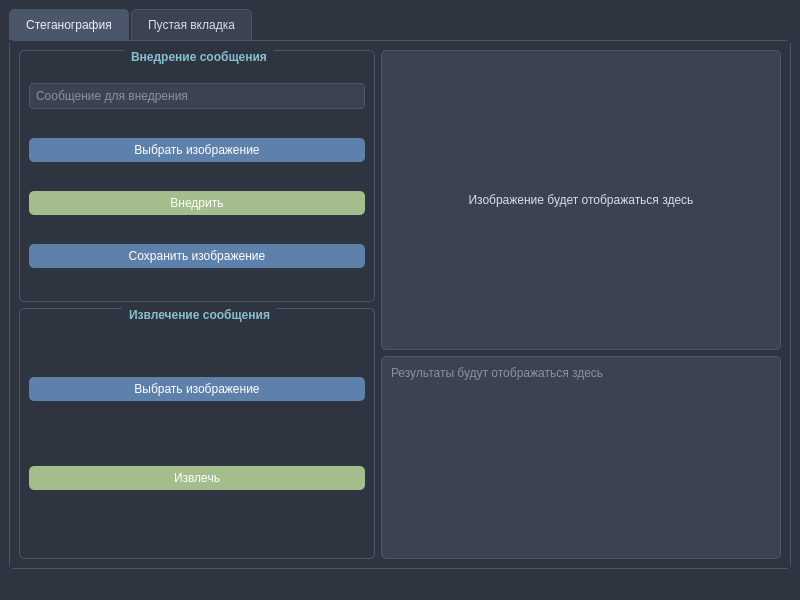
<?xml version="1.0" encoding="UTF-8"?>
<ui version="4.0">
 <class>MainWindow</class>
 <widget class="QMainWindow" name="MainWindow">
  <property name="geometry">
   <rect>
    <x>0</x>
    <y>0</y>
    <width>800</width>
    <height>600</height>
   </rect>
  </property>
  <property name="windowTitle">
   <string>Стеганография</string>
  </property>
  <property name="styleSheet">
   <string notr="true">background-color: #2E3440;
color: #D8DEE9; </string>
  </property>
  <widget class="QWidget" name="centralwidget">
   <layout class="QVBoxLayout" name="verticalLayout">
    <item>
     <widget class="QTabWidget" name="tabWidget">
      <property name="styleSheet">
       <string notr="true">QTabWidget::pane {
    border: 1px solid #4C566A;
    background-color: #2E3440;
    border-radius: 5px;
}

QTabBar::tab {
    background-color: #3B4252;
    color: #D8DEE9;
    padding: 8px 16px;
    border-top-left-radius: 5px;
    border-top-right-radius: 5px;
    border: 1px solid #4C566A;
    border-bottom: none;
    margin-right: 2px;
}

QTabBar::tab:selected {
    background-color: #4C566A;
    color: #ECEFF4;
}

QTabBar::tab:hover:!selected {
    background-color: #434C5E;
}</string>
      </property>
      <property name="currentIndex">
       <number>0</number>
      </property>
      <widget class="QWidget" name="tabSteganography">
       <attribute name="title">
        <string>Стеганография</string>
       </attribute>
       <layout class="QVBoxLayout" name="verticalLayout_2">
        <item>
         <layout class="QHBoxLayout" name="horizontalLayout">
          <item>
           <layout class="QVBoxLayout" name="verticalLayout_3">
            <item>
             <widget class="QGroupBox" name="groupBoxEmbed">
              <property name="title">
               <string>Внедрение сообщения</string>
              </property>
              <property name="styleSheet">
               <string notr="true">QGroupBox {
    border: 1px solid #4C566A;
    border-radius: 5px;
    margin-top: 1ex;
    font-weight: bold;
    color: #88C0D0;
}

QGroupBox::title {
    subcontrol-origin: margin;
    subcontrol-position: top center;
    padding: 0 5px;
}</string>
              </property>
              <layout class="QVBoxLayout" name="verticalLayout_5">
               <item>
                <widget class="QLineEdit" name="editEmbedMessage">
                 <property name="styleSheet">
                  <string notr="true">QLineEdit {
    background-color: #3B4252;
    color: #D8DEE9;
    border: 1px solid #4C566A;
    border-radius: 4px;
    padding: 4px;
}</string>
                 </property>
                 <property name="placeholderText">
                  <string>Сообщение для внедрения</string>
                 </property>
                </widget>
               </item>
               <item>
                <widget class="QPushButton" name="btnSelectImageEmbed">
                 <property name="styleSheet">
                  <string notr="true">QPushButton {
    background-color: #5E81AC;
    color: white;
    border-radius: 5px;
    padding: 5px;
}
QPushButton:hover {
    background-color: #81A1C1;
}</string>
                 </property>
                 <property name="text">
                  <string>Выбрать изображение</string>
                 </property>
                </widget>
               </item>
               <item>
                <widget class="QPushButton" name="btnEmbed">
                 <property name="styleSheet">
                  <string notr="true">QPushButton {
    background-color: #A3BE8C;
    color: white;
    border-radius: 5px;
    padding: 5px;
}
QPushButton:hover {
    background-color: #B9D39C;
}</string>
                 </property>
                 <property name="text">
                  <string>Внедрить</string>
                 </property>
                </widget>
               </item>
               <item>
                <widget class="QPushButton" name="btnSaveImage">
                 <property name="styleSheet">
                  <string notr="true">QPushButton {
    background-color: #5E81AC;
    color: white;
    border-radius: 5px;
    padding: 5px;
}
QPushButton:hover {
    background-color: #81A1C1;
}</string>
                 </property>
                 <property name="text">
                  <string>Сохранить изображение</string>
                 </property>
                </widget>
               </item>
              </layout>
             </widget>
            </item>
            <item>
             <widget class="QGroupBox" name="groupBoxExtract">
              <property name="title">
               <string>Извлечение сообщения</string>
              </property>
              <property name="styleSheet">
               <string notr="true">QGroupBox {
    border: 1px solid #4C566A;
    border-radius: 5px;
    margin-top: 1ex;
    font-weight: bold;
    color: #88C0D0;
}

QGroupBox::title {
    subcontrol-origin: margin;
    subcontrol-position: top center;
    padding: 0 5px;
}</string>
              </property>
              <layout class="QVBoxLayout" name="verticalLayout_6">
               <item>
                <widget class="QPushButton" name="btnSelectImageExtract">
                 <property name="styleSheet">
                  <string notr="true">QPushButton {
    background-color: #5E81AC;
    color: white;
    border-radius: 5px;
    padding: 5px;
}
QPushButton:hover {
    background-color: #81A1C1;
}</string>
                 </property>
                 <property name="text">
                  <string>Выбрать изображение</string>
                 </property>
                </widget>
               </item>
               <item>
                <widget class="QPushButton" name="btnExtract">
                 <property name="styleSheet">
                  <string notr="true">QPushButton {
    background-color: #A3BE8C;
    color: white;
    border-radius: 5px;
    padding: 5px;
}
QPushButton:hover {
    background-color: #B9D39C;
}</string>
                 </property>
                 <property name="text">
                  <string>Извлечь</string>
                 </property>
                </widget>
               </item>
              </layout>
             </widget>
            </item>
           </layout>
          </item>
          <item>
           <layout class="QVBoxLayout" name="verticalLayout_4">
            <item>
             <widget class="QLabel" name="labelImage">
              <property name="minimumSize">
               <size>
                <width>400</width>
                <height>300</height>
               </size>
              </property>
              <property name="styleSheet">
               <string notr="true">QLabel {
    background-color: #3B4252;
    border: 1px solid #4C566A;
    border-radius: 5px;
}</string>
              </property>
              <property name="text">
               <string>Изображение будет отображаться здесь</string>
              </property>
              <property name="alignment">
               <set>Qt::AlignCenter</set>
              </property>
             </widget>
            </item>
            <item>
             <widget class="QTextEdit" name="textOutput">
              <property name="styleSheet">
               <string notr="true">QTextEdit {
    background-color: #3B4252;
    color: #D8DEE9;
    border: 1px solid #4C566A;
    border-radius: 5px;
    padding: 5px;
}</string>
              </property>
              <property name="readOnly">
               <bool>true</bool>
              </property>
              <property name="placeholderText">
               <string>Результаты будут отображаться здесь</string>
              </property>
             </widget>
            </item>
           </layout>
          </item>
         </layout>
        </item>
       </layout>
      </widget>
      <widget class="QWidget" name="tabEmpty">
       <attribute name="title">
        <string>Пустая вкладка</string>
       </attribute>
       <layout class="QVBoxLayout" name="verticalLayout_7">
        <item>
         <widget class="QLabel" name="labelEmpty">
          <property name="styleSheet">
           <string notr="true">QLabel {
    color: #D8DEE9;
    font-size: 16pt;
    font-weight: bold;
}</string>
          </property>
          <property name="text">
           <string>Пустая вкладка для будущего расширения</string>
          </property>
          <property name="alignment">
           <set>Qt::AlignCenter</set>
          </property>
         </widget>
        </item>
       </layout>
      </widget>
     </widget>
    </item>
   </layout>
  </widget>
  <widget class="QMenuBar" name="menubar">
   <property name="geometry">
    <rect>
     <x>0</x>
     <y>0</y>
     <width>800</width>
     <height>25</height>
    </rect>
   </property>
  </widget>
  <widget class="QStatusBar" name="statusbar"/>
 </widget>
 <resources/>
 <connections/>
</ui>
